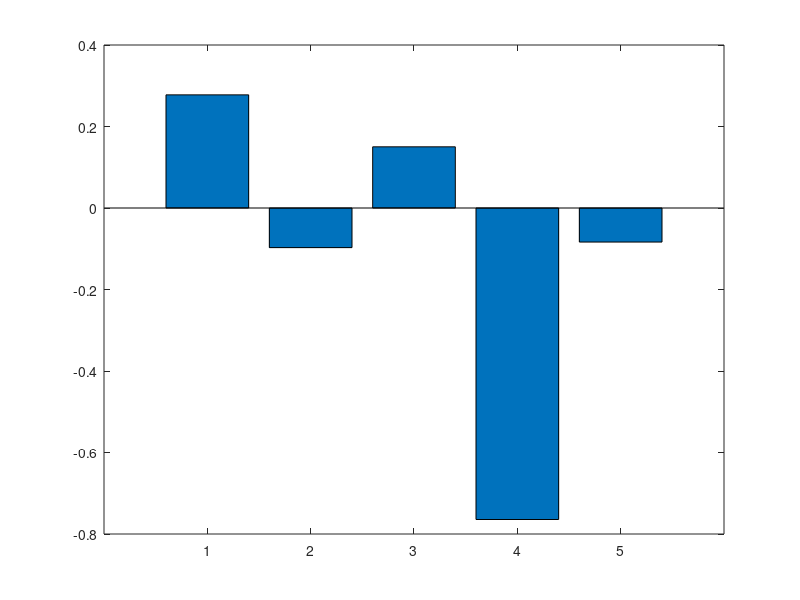

This figure's MATLAB source:
clc;
clear;
close all;
format long
%%parameter values that will not vary
s=1; K=1; nu=1; L=1;
%%PARAMETERS WITH hopf at beta=67.988 approx.
% r=.002; alpha=.005; beta=67.9884746653243112746167753357440233230590820312503;
% theta=.9; gamma=.0005; delta=.003;
%%PARAMETERS WITH PERIODIC OSCILLATIONS
% r=.09; alpha=.005; beta=405.65645000000003504;
% theta=.9; gamma=.0005; delta=.003;
%%PARAMETERS WITH PERIODIC OSCILLATIONS
% r=.9; alpha=.005; beta=1.5;
% theta=.9; gamma=.0005; delta=.003;
% % %PARAMETERS WITH ALL CONDITIONS OF GLOBAL STABILITY
r=10; alpha=0.9;
theta=.5; gamma=3; delta=.1;
beta=4;
%main model solving in RK4 method
riparian_dim=@(t,x)[r*x(1)*(1 - (x(1)/K)) - alpha*(x(1)^2)*x(3) - beta*x(2)*x(1); theta*beta*x(2)*x(1) - gamma*x(2)^2 - delta*x(2)*x(3); s*x(3)*(1 - (x(3)/L)) + nu*x(2)*x(3)];
[t,x]=ode45(riparian_dim,[0 20],[.2 .3 .5]);
p_riparian=size(x);
V_cap_rev=x(p_riparian(1),1)
I_cap_rev=x(p_riparian(1),2)
A_cap_rev=x(p_riparian(1),3)
% %Equilibrium Existence
a_cap = (alpha*L*nu*theta*beta)/(s*(gamma+(delta*L*nu)/s))
b_cap = (r/K) + alpha*L -(alpha*(L^2)*nu*delta/(s*(gamma + (delta*L*nu/s)))) + (theta*(beta^2)/(gamma + (delta*L*nu/s)))
c_cap = -r - (delta*beta*L/(gamma + (delta*L*nu/s)))
D_cap = b_cap^2-4*a_cap*c_cap;
V1_cap = (-b_cap+sqrt(D_cap))/(2*a_cap)
V2_cap = (-b_cap-sqrt(D_cap))/(2*a_cap)
V_cap_act = V1_cap
I_cap_act = (theta*beta*V_cap_act - delta*L) / (gamma + (delta*L*nu/s))
A_cap_act = (s + nu*I_cap_act)*(L/s)
%SENSITIVITY WITH RESPECT TO r
r_sen=@(t,x_r)[(V_cap_act+r*x_r(1))-(V_cap_act^2+2*r*V_cap_act*x_r(1))-alpha*(2*V_cap_act*A_cap_act*x_r(1)+V_cap_act^2*x_r(3))-beta*(V_cap_act*x_r(2)+I_cap_act*x_r(1));theta*beta*(V_cap_act*x_r(2)+I_cap_act*x_r(1))-2*gamma*I_cap_act*x_r(2)-delta*(A_cap_act*x_r(2)+I_cap_act*x_r(3));x_r(3)-2*A_cap_act*x_r(3)+(A_cap_act*x_r(2)+I_cap_act*x_r(3))];
[t,x_r]=ode45(r_sen,[0 20],[0 0 0])
x_r_index=r*x_r
x_r_log_index(:,1)=x_r_index(:,1)/V_cap_act
x_r_log_index(:,2)=x_r_index(:,2)/I_cap_act
x_r_log_index(:,3)=x_r_index(:,3)/A_cap_act
% figure(10)
% plot(t,x_r_index(:,1))
% hold on
% figure(11)
% plot(t,x_r_index(:,2))
% hold on
% figure(12)
% plot(t,x_r_index(:,3))
% hold on
% figure(14)
% plot(t,x_r_log_index(:,1))
% hold on
% figure(15)
% plot(t,x_r_log_index(:,2))
% hold on
% figure(16)
% plot(t,x_r_log_index(:,3))
% hold on
q_r=size(x_r)
V_r=x_r(q_r(1),1),I_r=x_r(q_r(1),2),A_r=x_r(q_r(1),3)
sen_index(1,1)=V_r*r/V_cap_act;
sen_index(1,2)=I_r*r/I_cap_act;
sen_index(1,3)=A_r*r/A_cap_act;
sen_index(1,:)
%SENSITIVITY WITH RESPECT TO alpha
alpha_sen=@(t,x_alpha)[(r*x_alpha(1))-(2*r*V_cap_act*x_alpha(1))-(V_cap_act^2*A_cap_act)-(alpha*(2*V_cap_act*A_cap_act*x_alpha(1)+V_cap_act^2*x_alpha(3)))-(beta*(x_alpha(2)*V_cap_act+I_cap_act*x_alpha(1)));(theta*beta*(x_alpha(2)*V_cap_act+I_cap_act*x_alpha(1)))-(2*gamma*I_cap_act*x_alpha(2))-(delta*(x_alpha(2)*A_cap_act+I_cap_act*x_alpha(3)));x_alpha(3)-(2*A_cap_act*x_alpha(3))+(x_alpha(2)*A_cap_act)+(I_cap_act*x_alpha(3))];
[t,x_alpha]=ode45(alpha_sen,[0 20],[0 0 0])
x_alpha_index=alpha*x_alpha
x_alpha_log_index(:,1)=x_alpha_index(:,1)/V_cap_act
x_alpha_log_index(:,2)=x_alpha_index(:,2)/I_cap_act
x_alpha_log_index(:,3)=x_alpha_index(:,3)/A_cap_act
% figure(10)
% plot(t,x_alpha_index(:,1))
% hold on
% figure(11)
% plot(t,x_alpha_index(:,2))
% hold on
% figure(12)
% plot(t,x_alpha_index(:,3))
% hold on
% figure(14)
% plot(t,x_alpha_log_index(:,1))
% hold on
% figure(15)
% plot(t,x_alpha_log_index(:,2))
% hold on
% figure(16)
% plot(t,x_alpha_log_index(:,3))
% hold on
q_alpha=size(x_alpha)
V_alpha=x_alpha(q_alpha(1),1),I_alpha=x_alpha(q_alpha(1),2),A_alpha=x_alpha(q_alpha(1),3)
sen_index(2,1)=V_alpha*alpha/V_cap_act;
sen_index(2,2)=I_alpha*alpha/I_cap_act;
sen_index(2,3)=A_alpha*alpha/A_cap_act;
sen_index(2,:)
%SENSITIVITY WITH RESPECT TO BETA
beta_sen=@(t,x_beta)[r*x_beta(1)-2*r*V_cap_act*x_beta(1)-alpha*(2*V_cap_act*A_cap_act*x_beta(1)+V_cap_act^2*x_beta(3))-I_cap_act*V_cap_act-beta*(x_beta(2)*V_cap_act+I_cap_act*x_beta(1));theta*I_cap_act*V_cap_act+theta*beta*(x_beta(2)*V_cap_act+I_cap_act*x_beta(1))-2*gamma*I_cap_act*x_beta(2)-delta*(x_beta(2)*A_cap_act+I_cap_act*x_beta(3));x_beta(3)-2*A_cap_act*x_beta(3)+x_beta(2)*A_cap_act+I_cap_act*x_beta(3)];
[t,x_beta]=ode45(beta_sen,[0 20],[0 0 0])
x_beta_index=beta*x_beta
x_beta_log_index(:,1)=x_beta_index(:,1)/V_cap_act
x_beta_log_index(:,2)=x_beta_index(:,2)/I_cap_act
x_beta_log_index(:,3)=x_beta_index(:,3)/A_cap_act
% figure(10)
% plot(t,x_beta_index(:,1))
% hold on
% figure(11)
% plot(t,x_beta_index(:,2))
% hold on
% figure(12)
% plot(t,x_beta_index(:,3))
% hold on
% figure(14)
% plot(t,x_beta_log_index(:,1))
% hold on
% figure(15)
% plot(t,x_beta_log_index(:,2))
% hold on
% figure(16)
% plot(t,x_beta_log_index(:,3))
% hold on
q_beta=size(x_beta)
V_beta=x_beta(q_beta(1),1),I_beta=x_beta(q_beta(1),2),A_beta=x_beta(q_beta(1),3)
sen_index(3,1)=V_beta*alpha/V_cap_act;
sen_index(3,2)=I_beta*alpha/I_cap_act;
sen_index(3,3)=A_beta*alpha/A_cap_act;
sen_index(3,:)
%SENSITIVITY WITH RESPECT TO GAMMA
gamma_sen=@(t,x_gamma)[r*x_gamma(1)-2*r*V_cap_act*x_gamma(1)-alpha*(2*V_cap_act*A_cap_act*x_gamma(1)+V_cap_act^2*x_gamma(3))-beta*(x_gamma(2)*V_cap_act+I_cap_act*x_gamma(1));theta*beta*(x_gamma(2)*V_cap_act+I_cap_act*x_gamma(1))-I_cap_act^2-2*gamma*I_cap_act*x_gamma(2)-delta*(x_gamma(2)*A_cap_act+I_cap_act*x_gamma(3));x_gamma(3)-2*A_cap_act*x_gamma(3)+x_gamma(2)*A_cap_act+I_cap_act*x_gamma(3)];
[t,x_gamma]=ode45(gamma_sen,[0 20],[0 0 0])
x_gamma_index=gamma*x_gamma
x_gamma_log_index(:,1)=x_gamma_index(:,1)/V_cap_act
x_gamma_log_index(:,2)=x_gamma_index(:,2)/I_cap_act
x_gamma_log_index(:,3)=x_gamma_index(:,3)/A_cap_act
% figure(10)
% plot(t,x_gamma_index(:,1))
% hold on
% figure(11)
% plot(t,x_gamma_index(:,2))
% hold on
% figure(12)
% plot(t,x_gamma_index(:,3))
% hold on
% figure(14)
% plot(t,x_gamma_log_index(:,1))
% hold on
% figure(15)
% plot(t,x_gamma_log_index(:,2))
% hold on
% figure(16)
% plot(t,x_gamma_log_index(:,3))
% hold on
q_gamma=size(x_gamma)
V_gamma=x_gamma(q_gamma(1),1),I_gamma=x_gamma(q_gamma(1),2),A_gamma=x_gamma(q_gamma(1),3)
sen_index(4,1)=V_gamma*gamma/V_cap_act;
sen_index(4,2)=I_gamma*gamma/I_cap_act;
sen_index(4,3)=A_gamma*gamma/A_cap_act;
sen_index(4,:)
%SENSITIVITY WITH RESPECT TO DELTA
delta_sen=@(t,x_delta)[r*x_delta(1)-2*r*V_cap_act*x_delta(1)-alpha*(2*V_cap_act*A_cap_act*x_delta(1)+V_cap_act^2*x_delta(3))-beta*(x_delta(2)*V_cap_act+I_cap_act*x_delta(1));theta*beta*(x_delta(2)*V_cap_act+I_cap_act*x_delta(1))-2*gamma*I_cap_act*x_delta(2)-I_cap_act*A_cap_act-delta*(x_delta(2)*A_cap_act+I_cap_act*x_delta(3));x_delta(3)-2*A_cap_act*x_delta(3)+x_delta(2)*A_cap_act+I_cap_act*x_delta(3)];
[t,x_delta]=ode45(delta_sen,[0 20],[0 0 0])
x_delta_index=delta*x_delta
x_delta_log_index(:,1)=x_delta_index(:,1)/V_cap_act
x_delta_log_index(:,2)=x_delta_index(:,2)/I_cap_act
x_delta_log_index(:,3)=x_delta_index(:,3)/A_cap_act
% figure(10)
% plot(t,x_delta_index(:,1))
% hold on
% figure(11)
% plot(t,x_delta_index(:,2))
% hold on
% figure(12)
% plot(t,x_delta_index(:,3))
% hold on
% figure(14)
% plot(t,x_delta_log_index(:,1))
% hold on
% figure(15)
% plot(t,x_delta_log_index(:,2))
% hold on
% figure(16)
% plot(t,x_delta_log_index(:,3))
% hold on
q_delta=size(x_delta)
V_delta=x_delta(q_delta(1),1),I_delta=x_delta(q_delta(1),2),A_delta=x_delta(q_delta(1),3)
sen_index(5,1)=V_delta*delta/V_cap_act;
sen_index(5,2)=I_delta*delta/I_cap_act;
sen_index(5,3)=A_delta*delta/A_cap_act;
sen_index(5,:)

bar(sen_index(:,2))
